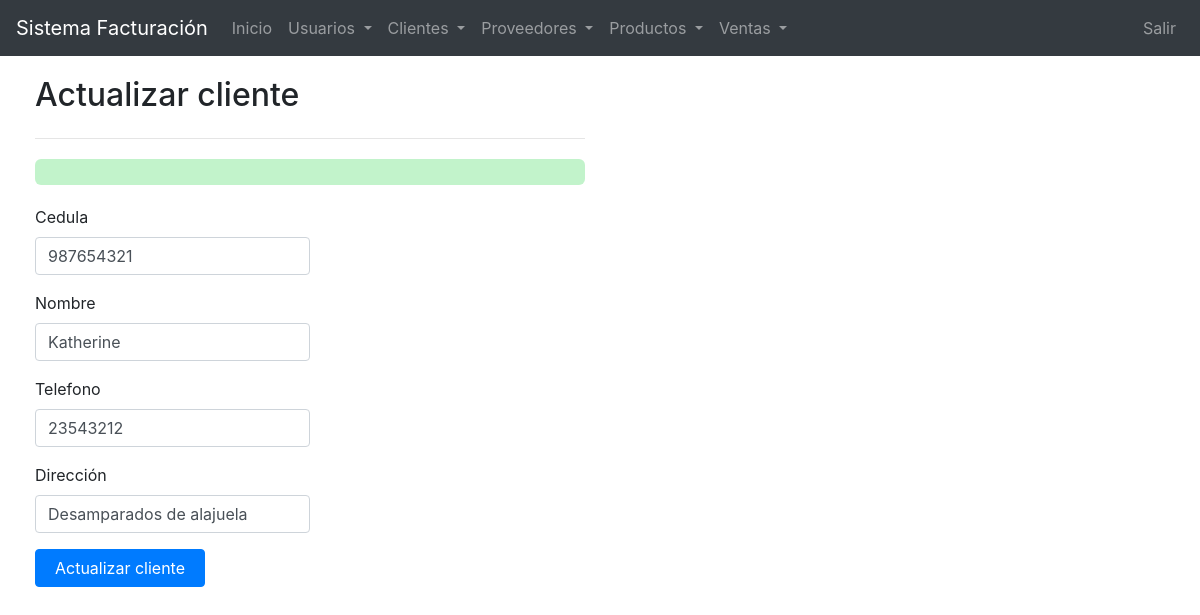
The app's page /ProyectoFinal/SistemaVentas/sistema/editar_cliente.php?id=1 with its own data.
### tables this page shows
CREATE TABLE `cliente` (
  `idcliente` int(11) NOT NULL,
  `cedula` int(11) NOT NULL,
  `nombre` varchar(80) NOT NULL,
  `telefono` int(11) NOT NULL,
  `direccion` text NOT NULL,
  `dateadd` datetime NOT NULL DEFAULT current_timestamp(),
  `estatus` int(11) NOT NULL DEFAULT 1
);

### ProyectoFinal/SistemaVentas/sistema/editar_cliente.php (the view, shortened to what this page needs)
<?php
	include "../conexion.php";
	$idcliente = $_REQUEST['id'];
	$sql= mysqli_query($laconexion,"SELECT idcliente, cedula, nombre, telefono, direccion FROM cliente WHERE idcliente = '$idcliente' ");
	$result_sql = mysqli_num_rows($sql);
	if($result_sql == 0){
		header('Location: lista_cliente.php');
	}else{
		while ($data = mysqli_fetch_array($sql)) {
			$cedula = $data['cedula'];
			$nombre = $data['nombre'];
			$telefono = $data['telefono'];
			$direccion = $data['direccion'];
		}
	}
 ?>
<!DOCTYPE html>
<html lang="en">
<head>
	<?php include "includes/scripts.php"; ?>
</head>
<body>
	<?php include "includes/header.php"; ?>
	<section id="container">
		<div class="form_register">
			<div class="col-md-6">
				<h1>Actualizar cliente</h1>
				<hr>
				<div class="alert"><?php echo isset($alert) ? $alert : ''; ?></div>
			</div>
			<form action="" method="post">
				<div class="form-group col-md-6">
					<label for="cedula">Cedula</label>
					<input class="form-control" type="number" name="cedula" id="cedula" placeholder="Cedula" value="<?php echo $cedula; ?>">
				</div>
				<div class="form-group col-md-6">
					<label for="nombre">Nombre</label>
					<input class="form-control" type="text" name="nombre" id="nombre" placeholder="Nombre completo" value="<?php echo $nombre; ?>">
				</div>
				<div class="form-group col-md-6">
					<label for="telefono">Telefono</label>
					<input class="form-control" type="number" name="telefono" id="telefono" placeholder="Telefono" value="<?php echo $telefono; ?>">
				</div>
				<div class="form-group col-md-6">
					<label for="direccion">Dirección</label>
					<input class="form-control" type="text" name="direccion" id="direccion" placeholder="Dirección" value="<?php echo $direccion; ?>">
				</div>
				<div class="form-group col-md-6">
					<input class="btn btn-primary btn_save" type="submit" value="Actualizar cliente" ">
				</div>
				</form>
		</div>
	</section>
</body>
</html>

### ProyectoFinal/SistemaVentas/sistema/css/style.css (style rules this page uses)
#container { margin:20px; }
#container h1 { font-size: 32px; display: inline-block; }
.form_register input[type=text], .form_register input[type=email], .form_register input[type=password], .form_register input[type=number] { width: 50%; }
.btn_save { width: 170px; }
.alert { width: 100%; background: #66e07d66; border-radius: 6px; margin: 20px auto; }

### records on screen
cliente: cedula "987654321", nombre "Katherine", telefono "23543212", direccion "Desamparados de alajuela"
